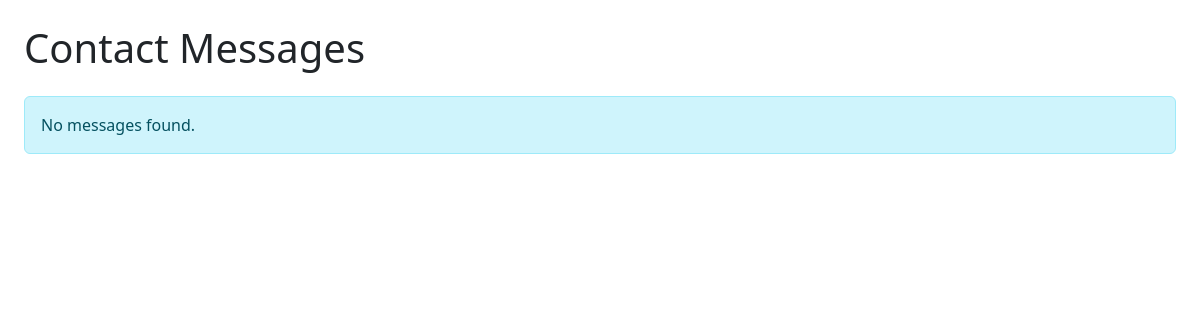
The page /admin/admin_contact.php on the database as committed earlier.
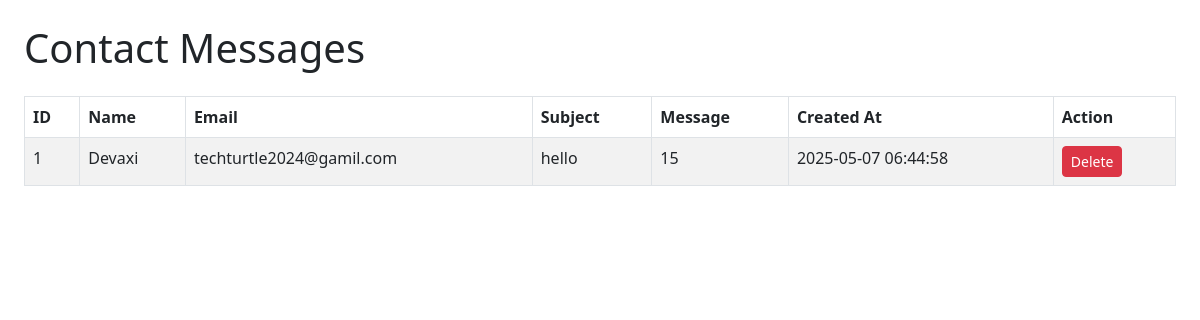
The same page on the database as committed later.
### tables this page shows
CREATE TABLE `contact_messages` (
  `id` int(11) NOT NULL,
  `name` varchar(100) NOT NULL,
  `email` varchar(100) NOT NULL,
  `subject` varchar(255) NOT NULL,
  `message` text NOT NULL,
  `status` enum('new','read','replied') DEFAULT 'new',
  `created_at` timestamp NOT NULL DEFAULT current_timestamp()
);

### admin/admin_contact.php (the view, shortened to what this page needs)
<?php
$conn = getDBConnection();
$sql = "SELECT * FROM contact_messages ORDER BY created_at DESC";
$result = $conn->query($sql);
?>
<!DOCTYPE html>
<html lang="en">
<head>
    <link href="https://cdn.jsdelivr.net/npm/bootstrap@5.3.0/dist/css/bootstrap.min.css" rel="stylesheet">
</head>
<body class="p-4">
<h1 class="mb-4">Contact Messages</h1>
<?php if ($result->num_rows > 0): ?>
<table class="table table-bordered table-striped">
    <thead>
        <tr>
            <th>ID</th>
            <th>Name</th>
            <th>Email</th>
            <th>Subject</th>
            <th>Message</th>
            <th>Created At</th>
            <th>Action</th>
        </tr>
    </thead>
    <tbody>
        <?php while ($row = $result->fetch_assoc()): ?>
        <tr>
            <td><?= $row['id'] ?></td>
            <td><?= htmlspecialchars($row['name']) ?></td>
            <td><?= htmlspecialchars($row['email']) ?></td>
            <td><?= htmlspecialchars($row['subject']) ?></td>
            <td><?= htmlspecialchars($row['message']) ?></td>
            <td><?= $row['created_at'] ?></td>
            <td>
                <a href="delete_contact.php?id=<?= $row['id'] ?>" class="btn btn-sm btn-danger" onclick="return confirm('Are you sure?')">Delete</a>
            </td>
        </tr>
        <?php endwhile; ?>
    </tbody>
</table>
<?php else: ?>
    <div class="alert alert-info">No messages found.</div>
<?php endif; ?>
</body>
</html>

Rows that differ between the two databases and show on the page:
added contact_messages: id "1", name "Devaxi", email "techturtle2024@gamil.com", subject "hello", message "15", created_at "2025-05-07 06:44:58"
Other text that changed with them:
text no longer shown: "No messages found."
text now shown: "ID Name Email Subject Message Created At Action"
